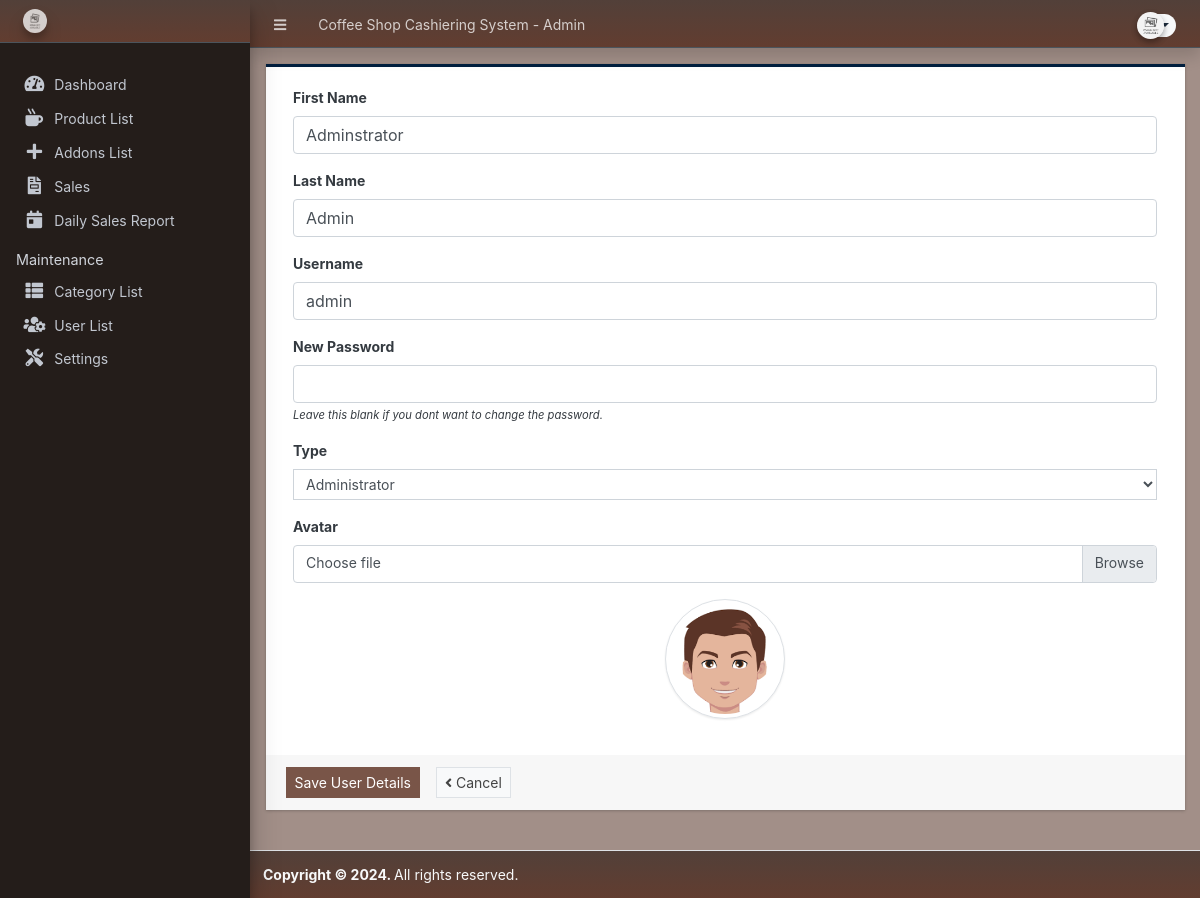
The app's page /admin/?page=user/manage_user&id=1 with its own data.
### tables this page shows
CREATE TABLE `users` (
  `id` int NOT NULL,
  `firstname` varchar(250) NOT NULL,
  `lastname` varchar(250) NOT NULL,
  `username` text NOT NULL,
  `password` text NOT NULL,
  `avatar` text,
  `last_login` datetime DEFAULT NULL,
  `type` tinyint(1) NOT NULL DEFAULT '0',
  `date_added` datetime NOT NULL DEFAULT CURRENT_TIMESTAMP,
  `date_updated` datetime DEFAULT CURRENT_TIMESTAMP ON UPDATE CURRENT_TIMESTAMP
);

### config.php (called while the page is built, shortened)
<?php
function validate_image($file)
{
    if (!empty($file)) {
        $ex = explode("?", $file);
        $file = $ex[0];
        $ts = isset($ex[1]) ? "?" . $ex[1] : '';
        if (is_file(base_app . $file)) {
            return base_url . $file . $ts;
        } else {
            return base_url . 'dist/img/no-image-available.png';
        }
    } else {
        return base_url . 'dist/img/no-image-available.png';
    }
}
?>

### admin/user/manage_user.php (the view, shortened to what this page needs)
<?php
if(isset($_GET['id'])){
    $user = $conn->query("SELECT * FROM users where id ='{$_GET['id']}' ");
    foreach($user->fetch_array() as $k =>$v){
        $meta[$k] = $v;
    }
}
?>
<div class="card card-outline rounded-0 card-navy">
	<div class="card-body">
		<div class="container-fluid">
			<form action="" id="manage-user">
				<div class="form-group">
					<label for="name">First Name</label>
					<input type="text" name="firstname" id="firstname" class="form-control" value="<?php echo isset($meta['firstname']) ? $meta['firstname']: '' ?>" required>
				</div>
				<div class="form-group">
					<label for="name">Last Name</label>
					<input type="text" name="lastname" id="lastname" class="form-control" value="<?php echo isset($meta['lastname']) ? $meta['lastname']: '' ?>" required>
				</div>
				<div class="form-group">
					<label for="username">Username</label>
					<input type="text" name="username" id="username" class="form-control" value="<?php echo isset($meta['username']) ? $meta['username']: '' ?>" required  autocomplete="off">
				</div>
				<div class="form-group">
					<label for="password"><?= isset($meta['id']) ? "New" : "" ?> Password</label>
					<input type="password" name="password" id="password" class="form-control" value="" autocomplete="off">
                    <?php if(isset($meta['id'])): ?>
					<small><i>Leave this blank if you dont want to change the password.</i></small>
                    <?php endif; ?>
				</div>
                <div class="form-group">
                    <label for="type" class="control-label">Type</label>
                    <select name="type" id="type" class="form-control form-control-sm rounded-0" required>
                    <option value="1" <?php echo isset($meta['type']) && $meta['type'] == 1 ? 'selected' : '' ?>>Administrator</option>
                    </select>
                </div>
				<div class="form-group">
					<label for="" class="control-label">Avatar</label>
					<div class="custom-file">
		              <label class="custom-file-label" for="customFile">Choose file</label>
		            </div>
				</div>
				<div class="form-group d-flex justify-content-center">
					<img src="<?php echo validate_image(isset($meta['avatar']) ? $meta['avatar'] :'') ?>" alt="" id="cimg" class="img-fluid img-thumbnail">
				</div>
			</form>
		</div>
	</div>
	<div class="card-footer">
			<div class="col-md-12">
				<div class="row">
					<button class="btn btn-sm btn-primary rounded-0 mr-3" form="manage-user">Save User Details</button>
					<a href="./?page=user/list" class="btn btn-sm btn-default border rounded-0" form="manage-user"><i class="fa fa-angle-left"></i> Cancel</a>
				</div>
			</div>
		</div>
</div>

### admin/user/manage_user.php (style rules this page uses)
img#cimg { height: 15vh; width: 15vh; object-fit: cover; border-radius: 100% 100%; }

### records on screen
users: firstname "Adminstrator", lastname "Admin", username "admin", type "Administrator", avatar (picture)

### other values on screen
$_settings->info('name') "Coffee Shop Cashiering System"
